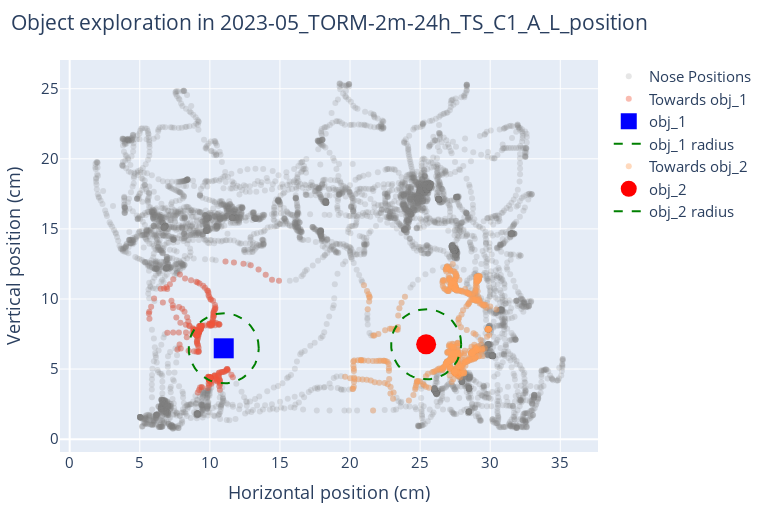

Write notebook code for a chart like this one.
### Code cell
# Function to plot mouse exploration around multiple objects
def plot_position(file, obj_list, maxDistance=distance, maxAngle=angle):

    color_list = ['blue', 'red', 'green', 'orange', 'purple', 'yellow', 'black', 'grey']
    symbol_list = ['square', 'circle', 'diamond', 'cross', 'x', 'triangle-up', 'triangle-down', 'star']
    
    # Read the .csv
    df = pd.read_csv(file)

    # Extract body parts
    nose = Point(df, 'nose')
    head = Point(df, 'head')

    # Create the main trace for nose positions
    nose_trace = go.Scatter(
        x=nose.positions[:, 0],
        y=nose.positions[:, 1],
        mode='markers',
        marker=dict(color='grey', opacity=0.2),
        name='Nose Positions'
    )
    
    # Store all traces
    traces = [nose_trace]

    # Loop over each object in the list of object names
    for idx, obj in enumerate(obj_list):

        # Create a Point object for the object
        obj_coords = Point(df, obj)

        # Find distance from the nose to the object
        dist = Point.dist(nose, obj_coords)
        
        # Compute the normalized head-object vector
        head_nose = Vector(head, nose, normalize=True)
        head_obj = Vector(head, obj_coords, normalize=True)
        
        # Find the angle between the head-nose and head-object vectors
        angle = Vector.angle(head_nose, head_obj)  # in degrees
        
        # Filter nose positions oriented towards the object
        towards_obj = nose.positions[(angle < maxAngle) & (dist < maxDistance**2)]
        
        # Create trace for filtered points oriented towards the object
        towards_trace = go.Scatter(
            x=towards_obj[:, 0],
            y=towards_obj[:, 1],
            mode='markers',
            marker=dict(opacity=0.4),
            name=f'Towards {obj}'
        )

        # Assign colors and symbols dynamically based on index
        object_color = color_list[idx]
        object_symbol = symbol_list[idx]

        # Create trace for the object
        obj_trace = go.Scatter(
            x=[obj_coords.positions[0][0]],
            y=[obj_coords.positions[0][1]],
            mode='markers',
            marker=dict(symbol=object_symbol, size=20, color=object_color),
            name=f'{obj}'
        )

        # Create circle around the object
        circle_trace = go.Scatter(
            x=obj_coords.positions[0][0] + maxDistance * np.cos(np.linspace(0, 2 * np.pi, 100)),
            y=obj_coords.positions[0][1] + maxDistance * np.sin(np.linspace(0, 2 * np.pi, 100)),
            mode='lines',
            line=dict(color='green', dash='dash'),
            name=f'{obj} radius'
        )

        # Append object-specific traces
        traces.append(towards_trace)
        traces.append(obj_trace)
        traces.append(circle_trace)

    # Extract the filename without extension
    filename = os.path.splitext(os.path.basename(file))[0]

    # Create layout
    layout = go.Layout(
        title=dict(
        text=f'Object exploration in {filename}',
        x=0.5,
        xanchor='center',
        xref='paper'),    
        xaxis=dict(title='Horizontal position (cm)', scaleanchor='y'),  # Lock aspect ratio to the y-axis
        yaxis=dict(title='Vertical position (cm)'),
        # legend=dict(yanchor="bottom", y=0.45, xanchor="left", x=0.7),  # Position the legend above the plot
        margin=dict(t=60, b=20, l=60, r=40),  # Adjust margins for better layout
        showlegend=True,
        width=768,
        height=512,
        font=dict(size=15)
    )
    
    # Create figure
    fig = go.Figure(data=traces, layout=layout)

    # Show plot
    fig.show()

# Plot mouse exploration around multiple objects
plot_position(example, obj_list = objects)

### Figure 1 — Plotly figure (JSON) as saved in the notebook; plotly's stock layout.template omitted (floating-point values rounded to 4 significant figures; data arrays with more than 128 entries replaced by an {"elided": "..."} marker saying what was removed)
{"data": [{"marker": {"color": "grey", "opacity": 0.2}, "mode": "markers", "name": "Nose Positions", "type": "scatter", "x": {"elided": "7422 float values"}, "y": {"elided": "7422 float values"}}, {"marker": {"opacity": 0.4}, "mode": "markers", "name": "Towards obj_1", "type": "scatter", "x": {"elided": "252 float values"}, "y": {"elided": "252 float values"}}, {"marker": {"color": "blue", "size": 20, "symbol": "square"}, "mode": "markers", "name": "obj_1", "type": "scatter", "x": [10.99], "y": [6.481]}, {"line": {"color": "green", "dash": "dash"}, "mode": "lines", "name": "obj_1 radius", "type": "scatter", "x": [13.49, 13.48, 13.47, 13.44, 13.41, 13.36, 13.31, 13.25, 13.17, 13.09, 13.0, 12.9, 12.8, 12.69, 12.57, 12.44, 12.31, 12.17, 12.03, 11.88, 11.73, 11.58, 11.42, 11.27, 11.11, 10.95, 10.79, 10.63, 10.48, 10.32, 10.17, 10.02, 9.879, 9.739, 9.604, 9.475, 9.352, 9.235, 9.126, 9.024, 8.93, 8.844, 8.767, 8.699, 8.64, 8.59, 8.55, 8.52, 8.5, 8.49, 8.49, 8.5, 8.52, 8.55, 8.59, 8.64, 8.699, 8.767, 8.844, 8.93, 9.024, 9.126, 9.235, 9.352, 9.475, 9.604, 9.739, 9.879, 10.02, 10.17, 10.32, 10.48, 10.63, 10.79, 10.95, 11.11, 11.27, 11.42, 11.58, 11.73, 11.88, 12.03, 12.17, 12.31, 12.44, 12.57, 12.69, 12.8, 12.9, 13.0, 13.09, 13.17, 13.25, 13.31, 13.36, 13.41, 13.44, 13.47, 13.48, 13.49], "y": [6.481, 6.64, 6.797, 6.954, 7.109, 7.261, 7.41, 7.555, 7.696, 7.833, 7.963, 8.088, 8.206, 8.317, 8.421, 8.517, 8.605, 8.685, 8.755, 8.816, 8.868, 8.911, 8.943, 8.966, 8.978, 8.981, 8.973, 8.956, 8.928, 8.891, 8.844, 8.787, 8.721, 8.646, 8.562, 8.47, 8.37, 8.263, 8.148, 8.026, 7.899, 7.765, 7.627, 7.483, 7.336, 7.185, 7.032, 6.876, 6.719, 6.56, 6.402, 6.243, 6.086, 5.93, 5.777, 5.626, 5.479, 5.335, 5.197, 5.063, 4.936, 4.814, 4.699, 4.592, 4.492, 4.4, 4.316, 4.241, 4.175, 4.118, 4.071, 4.034, 4.006, 3.989, 3.981, 3.984, 3.996, 4.019, 4.051, 4.094, 4.146, 4.207, 4.277, 4.357, 4.445, 4.541, 4.645, 4.756, 4.874, 4.999, 5.129, 5.266, 5.407, 5.552, 5.701, 5.853, 6.008, 6.165, 6.322, 6.481]}, {"marker": {"opacity": 0.4}, "mode": "markers", "name": "Towards obj_2", "type": "scatter", "x": {"elided": "795 float values"}, "y": {"elided": "795 float values"}}, {"marker": {"color": "red", "size": 20, "symbol": "circle"}, "mode": "markers", "name": "obj_2", "type": "scatter", "x": [25.43], "y": [6.765]}, {"line": {"color": "green", "dash": "dash"}, "mode": "lines", "name": "obj_2 radius", "type": "scatter", "x": [27.93, 27.93, 27.91, 27.89, 27.85, 27.81, 27.75, 27.69, 27.62, 27.53, 27.44, 27.35, 27.24, 27.13, 27.01, 26.88, 26.75, 26.61, 26.47, 26.32, 26.17, 26.02, 25.87, 25.71, 25.55, 25.39, 25.23, 25.08, 24.92, 24.76, 24.61, 24.47, 24.32, 24.18, 24.05, 23.92, 23.79, 23.68, 23.57, 23.47, 23.37, 23.29, 23.21, 23.14, 23.08, 23.03, 22.99, 22.96, 22.94, 22.93, 22.93, 22.94, 22.96, 22.99, 23.03, 23.08, 23.14, 23.21, 23.29, 23.37, 23.47, 23.57, 23.68, 23.79, 23.92, 24.05, 24.18, 24.32, 24.47, 24.61, 24.76, 24.92, 25.08, 25.23, 25.39, 25.55, 25.71, 25.87, 26.02, 26.17, 26.32, 26.47, 26.61, 26.75, 26.88, 27.01, 27.13, 27.24, 27.35, 27.44, 27.53, 27.62, 27.69, 27.75, 27.81, 27.85, 27.89, 27.91, 27.93, 27.93], "y": [6.765, 6.923, 7.081, 7.238, 7.393, 7.545, 7.694, 7.839, 7.98, 8.116, 8.247, 8.372, 8.49, 8.601, 8.705, 8.801, 8.889, 8.968, 9.039, 9.1, 9.152, 9.194, 9.227, 9.249, 9.262, 9.264, 9.257, 9.239, 9.212, 9.174, 9.127, 9.071, 9.005, 8.93, 8.846, 8.754, 8.654, 8.546, 8.432, 8.31, 8.182, 8.049, 7.91, 7.767, 7.62, 7.469, 7.315, 7.16, 7.002, 6.844, 6.685, 6.527, 6.37, 6.214, 6.06, 5.91, 5.762, 5.619, 5.481, 5.347, 5.219, 5.098, 4.983, 4.875, 4.775, 4.683, 4.6, 4.525, 4.459, 4.402, 4.355, 4.318, 4.29, 4.273, 4.265, 4.268, 4.28, 4.303, 4.335, 4.377, 4.429, 4.491, 4.561, 4.64, 4.728, 4.824, 4.928, 5.04, 5.158, 5.282, 5.413, 5.549, 5.69, 5.836, 5.985, 6.137, 6.292, 6.448, 6.606, 6.765]}], "layout": {"font": {"size": 15}, "height": 512, "margin": {"b": 20, "l": 60, "r": 40, "t": 60}, "showlegend": true, "title": {"text": "Object exploration in 2023-05_TORM-2m-24h_TS_C1_A_L_position", "x": 0.5, "xanchor": "center", "xref": "paper"}, "width": 768, "xaxis": {"scaleanchor": "y", "title": {"text": "Horizontal position (cm)"}}, "yaxis": {"title": {"text": "Vertical position (cm)"}}}}
